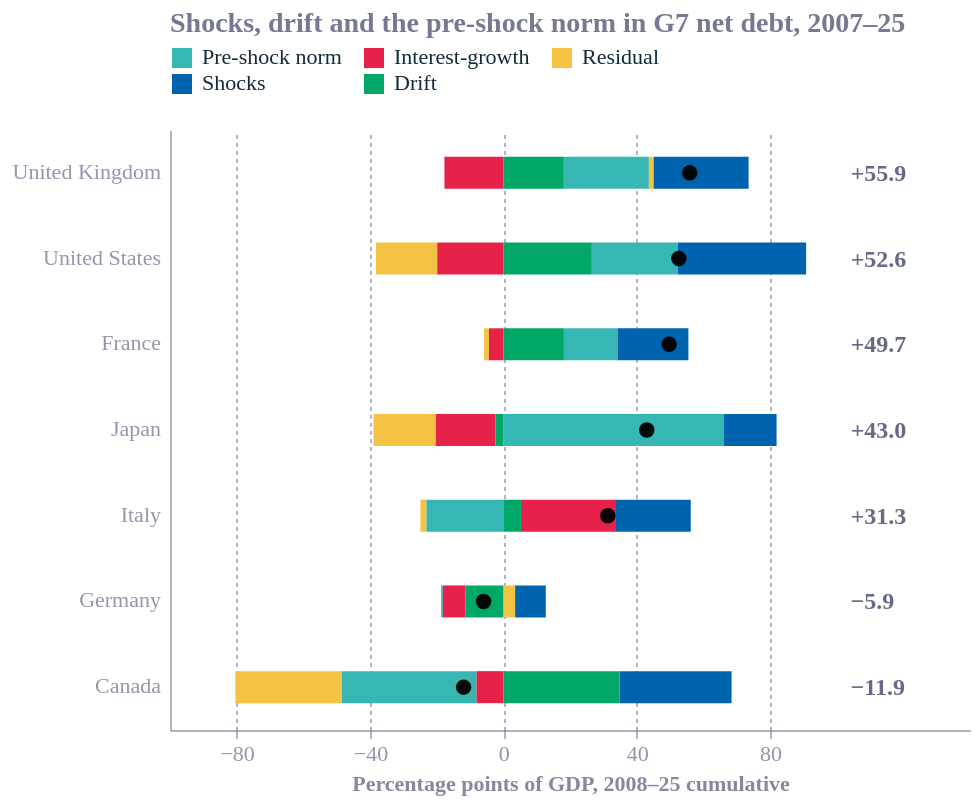

Notebook code for this chart:
### Code cell
# ---------- CELL 11: SHOCK / DRIFT / BASELINE DECOMPOSITION (net debt, 2007-25) ----------
# Net-debt identity columns (same as Cell 7; repeated here so this cell runs on its own)
p["nd_lag"] = p.groupby("country")["GGXWDN_NGDP"].shift(1)
p["c_growth"] = -p.g / (1 + p.g) * p.nd_lag
p["c_sfa"] = (p.GGXWDN_NGDP - p.nd_lag) - (-p.pb + p.interest + p.c_growth)

def decompose(start=2007, end=2025, base=(2003, 2007),
              windows=((2008, 2010), (2020, 2022)), covid_base=None):
    out = []
    for c, s in p.groupby("country"):
        s = s.set_index("year")
        b0 = s.loc[base[0]:base[1], "pb"].mean()                      # pre-shock primary-balance norm
        b1 = s.loc[covid_base[0]:covid_base[1], "pb"].mean() if covid_base else b0
        baseline = shock = drift = 0.0
        for y in range(start + 1, end + 1):
            b = b1 if y >= windows[1][0] else b0
            baseline += -b                                            # what the pre-shock norm alone would add
            dev = -(s.loc[y, "pb"] - b)                               # deviation from the norm (+ adds to debt)
            if any(lo <= y <= hi for lo, hi in windows):
                shock += dev                                          # inside a shock window
            else:
                drift += dev                                          # outside the windows
        snow = s.loc[start + 1:end, ["interest", "c_growth"]].sum().sum()
        sfa = s.loc[start + 1:end, "c_sfa"].sum()
        total = s.loc[end, "GGXWDN_NGDP"] - s.loc[start, "GGXWDN_NGDP"]
        out.append(dict(country=c, baseline=baseline, shocks=shock, drift=drift,
                        snowball=snow, residual=sfa, total=total))
    return pd.DataFrame(out).set_index("country")

sd = decompose()
print((sd.baseline + sd.shocks + sd.drift + sd.snowball + sd.residual - sd.total).abs().max())  # should be ~0
print(sd.round(1))

alts = {
    "main":                          {},
    "windows 2008-11 & 2020-23":     dict(windows=((2008, 2011), (2020, 2023))),
    "windows 2009-10 & 2020-21":     dict(windows=((2009, 2010), (2020, 2021))),
    "baseline 2000-07":              dict(base=(2000, 2007)),
    "COVID-era baseline = 2017-19":  dict(covid_base=(2017, 2019)),
}
sens_shock = pd.DataFrame({k: decompose(**kw).shocks for k, kw in alts.items()}).round(1)
sens_drift = pd.DataFrame({k: decompose(**kw).drift for k, kw in alts.items()}).round(1)
print(sens_shock); print(sens_drift)
dump(sd, "g7_shock_drift_decomposition"); dump(sens_shock, "g7_shock_sensitivity"); dump(sens_drift, "g7_drift_sensitivity")

# ---------- FIG 8 ----------
h8 = sd.rename(columns={"baseline": "Pre-shock norm", "snowball": "Interest-growth",
                        "residual": "Residual", "shocks": "Shocks", "drift": "Drift", "total": "Total"})
comps8 = ["Pre-shock norm", "Interest-growth", "Residual", "Shocks", "Drift"]
order8 = h8.Total.sort_values(ascending=False).index.tolist()
lg8 = h8.reset_index().melt(id_vars=["country", "Total"], value_vars=comps8, var_name="driver", value_name="pp")
bars8 = alt.Chart(lg8).mark_bar(height=16).encode(
    y=alt.Y("country:N", sort=order8, title=None),
    x=alt.X("pp:Q", title="Percentage points of GDP, 2008–25 cumulative",
            scale=alt.Scale(domain=[-90, 125]), axis=alt.Axis(values=list(range(-80, 81, 40)))),
    color=alt.Color("driver:N", title=None, sort=comps8,
                    legend=alt.Legend(orient="top", direction="horizontal", columns=3)))
t8 = h8.reset_index()[["country", "Total"]]
dots8 = alt.Chart(t8).mark_point(filled=True, color="black", size=60).encode(
    y=alt.Y("country:N", sort=order8), x="Total:Q")
lbl8 = alt.Chart(t8).mark_text(align="left", fontSize=12, fontWeight="bold").encode(
    y=alt.Y("country:N", sort=order8), x=alt.datum(100), text=alt.Text("Total:Q", format="+.1f"))
fig8 = (bars8 + dots8 + lbl8).properties(width=W, height=H, title="Shocks, drift and the pre-shock norm in G7 net debt, 2007–25")
save(fig8, "g7_fig08_shock_drift"); dump(sd, "g7_fig08_shock_drift")
fig8

### Figure 1 — Vega-Lite specification as saved in the notebook (floating-point values rounded to 4 significant figures)
{"config": {"font": "Circular Std", "text": {"color": "#676A86", "align": "left", "baseline": "middle", "dx": 7, "dy": 0, "fontSize": 11}, "view": {"stroke": null, "continuousWidth": 400, "continuousHeight": 300, "discreteWidth": 400, "discreteHeight": 300}, "range": {"category": ["#36B7B4", "#E6224B", "#F4C245", "#0063AF", "#00A767", "#179FDB", "#EB5C2E"], "diverging": ["#E6224B", "#E54753", "#C9C9C9", "#179FDB", "#122B39"], "heatmap": ["#C9C9C9", "#179FDB", "#0063AF", "#122B39"], "ordinal": ["#00A767", "#36B7B4", "#179FDB", "#0063AF", "#243B5A"]}, "bar": {"color": "#179fdb"}, "line": {"color": "#e6224b"}, "rule": {"color": "#676A86"}, "area": {"opacity": 0.3}, "point": {"filled": true, "size": 80, "color": "#e6224b", "opacity": 0.95}, "geoshape": {"stroke": "white", "strokeWidth": 0.3}, "rect": {"fill": "#d6d4d4", "opacity": 0.3}, "axis": {"labelColor": "#676A86", "labelFontSize": 11, "labelFont": "Circular Std", "labelOpacity": 0.7, "tickColor": "#676A86", "tickOpacity": 0.5, "domainColor": "#676A86", "domainOpacity": 0.5, "gridColor": "#676A86", "gridDash": [2, 2], "gridOpacity": 0.5, "title": null, "titleColor": "#676A86", "titleOpacity": 0.8, "tickSize": 4}, "axisXDiscrete": {"grid": false, "labelAngle": 0, "tickCount": 10, "tickOpacity": 0.5, "title": null}, "axisYDiscrete": {"ticks": false, "labelPadding": 5}, "axisXTemporal": {"grid": false, "ticks": true}, "axisXQuantitative": {"grid": true}, "axisYQuantitative": {"gridColor": "#676A86", "gridDash": [1, 5], "gridOpacity": 0.5, "ticks": false, "labelPadding": 5, "tickCount": 8, "titleAngle": 0, "titleAlign": "left", "titleBaseline": "bottom", "titleX": 0, "titleY": -5}, "title": {"color": "#676A86E6", "subtitleColor": "#676A86", "font": "Circular Std", "subtitleFont": "Circular Std", "anchor": "start", "fontSize": 14, "subtitleFontSize": 12, "subtitlePadding": 4, "offset": 0, "frame": "group"}, "legend": {"titleColor": "#122b39", "title": null, "labelColor": "#122b39", "labelFontSize": 11}}, "layer": [{"data": {"name": "data-5d749d86737160b643899fe439f0b117"}, "mark": {"type": "bar", "height": 16}, "encoding": {"color": {"field": "driver", "legend": {"columns": 3, "direction": "horizontal", "orient": "top"}, "sort": ["Pre-shock norm", "Interest-growth", "Residual", "Shocks", "Drift"], "title": null, "type": "nominal"}, "x": {"axis": {"values": [-80, -40, 0, 40, 80]}, "field": "pp", "scale": {"domain": [-90, 125]}, "title": "Percentage points of GDP, 2008–25 cumulative", "type": "quantitative"}, "y": {"field": "country", "sort": ["United Kingdom", "United States", "France", "Japan", "Italy", "Germany", "Canada"], "title": null, "type": "nominal"}}}, {"data": {"name": "data-3ec1165acaba062e6436702252c01530"}, "mark": {"type": "point", "color": "black", "filled": true, "size": 60}, "encoding": {"x": {"field": "Total", "type": "quantitative"}, "y": {"field": "country", "sort": ["United Kingdom", "United States", "France", "Japan", "Italy", "Germany", "Canada"], "type": "nominal"}}}, {"data": {"name": "data-3ec1165acaba062e6436702252c01530"}, "mark": {"type": "text", "align": "left", "fontSize": 12, "fontWeight": "bold"}, "encoding": {"text": {"field": "Total", "format": "+.1f", "type": "quantitative"}, "x": {"datum": 100}, "y": {"field": "country", "sort": ["United Kingdom", "United States", "France", "Japan", "Italy", "Germany", "Canada"], "type": "nominal"}}}], "height": 300, "title": "Shocks, drift and the pre-shock norm in G7 net debt, 2007–25", "width": 400, "$schema": "https://vega.github.io/schema/vega-lite/v6.4.1.json", "datasets": {"data-5d749d86737160b643899fe439f0b117": [{"country": "Canada", "Total": -11.92, "driver": "Pre-shock norm", "pp": -40.37}, {"country": "France", "Total": 49.74, "driver": "Pre-shock norm", "pp": 16.11}, {"country": "Germany", "Total": -5.932, "driver": "Pre-shock norm", "pp": -0.5112}, {"country": "Italy", "Total": 31.35, "driver": "Pre-shock norm", "pp": -23.11}, {"country": "Japan", "Total": 43.02, "driver": "Pre-shock norm", "pp": 66.2}, {"country": "United Kingdom", "Total": 55.91, "driver": "Pre-shock norm", "pp": 25.52}, {"country": "United States", "Total": 52.65, "driver": "Pre-shock norm", "pp": 25.8}, {"country": "Canada", "Total": -11.92, "driver": "Interest-growth", "pp": -8.052}, {"country": "France", "Total": 49.74, "driver": "Interest-growth", "pp": -4.294}, {"country": "Germany", "Total": -5.932, "driver": "Interest-growth", "pp": -6.779}, {"country": "Italy", "Total": 31.35, "driver": "Interest-growth", "pp": 28.51}, {"country": "Japan", "Total": 43.02, "driver": "Interest-growth", "pp": -17.97}, {"country": "United Kingdom", "Total": 55.91, "driver": "Interest-growth", "pp": -17.67}, {"country": "United States", "Total": 52.65, "driver": "Interest-growth", "pp": -19.85}, {"country": "Canada", "Total": -11.92, "driver": "Residual", "pp": -31.96}, {"country": "France", "Total": 49.74, "driver": "Residual", "pp": -1.488}, {"country": "Germany", "Total": -5.932, "driver": "Residual", "pp": 3.542}, {"country": "Italy", "Total": 31.35, "driver": "Residual", "pp": -1.766}, {"country": "Japan", "Total": 43.02, "driver": "Residual", "pp": -18.61}, {"country": "United Kingdom", "Total": 55.91, "driver": "Residual", "pp": 1.435}, {"country": "United States", "Total": 52.65, "driver": "Residual", "pp": -18.34}, {"country": "Canada", "Total": -11.92, "driver": "Shocks", "pp": 33.61}, {"country": "France", "Total": 49.74, "driver": "Shocks", "pp": 21.25}, {"country": "Germany", "Total": -5.932, "driver": "Shocks", "pp": 9.187}, {"country": "Italy", "Total": 31.35, "driver": "Shocks", "pp": 22.43}, {"country": "Japan", "Total": 43.02, "driver": "Shocks", "pp": 15.77}, {"country": "United Kingdom", "Total": 55.91, "driver": "Shocks", "pp": 28.49}, {"country": "United States", "Total": 52.65, "driver": "Shocks", "pp": 38.5}, {"country": "Canada", "Total": -11.92, "driver": "Drift", "pp": 34.85}, {"country": "France", "Total": 49.74, "driver": "Drift", "pp": 18.17}, {"country": "Germany", "Total": -5.932, "driver": "Drift", "pp": -11.37}, {"country": "Italy", "Total": 31.35, "driver": "Drift", "pp": 5.287}, {"country": "Japan", "Total": 43.02, "driver": "Drift", "pp": -2.37}, {"country": "United Kingdom", "Total": 55.91, "driver": "Drift", "pp": 18.15}, {"country": "United States", "Total": 52.65, "driver": "Drift", "pp": 26.54}], "data-3ec1165acaba062e6436702252c01530": [{"country": "Canada", "Total": -11.92}, {"country": "France", "Total": 49.74}, {"country": "Germany", "Total": -5.932}, {"country": "Italy", "Total": 31.35}, {"country": "Japan", "Total": 43.02}, {"country": "United Kingdom", "Total": 55.91}, {"country": "United States", "Total": 52.65}]}}
